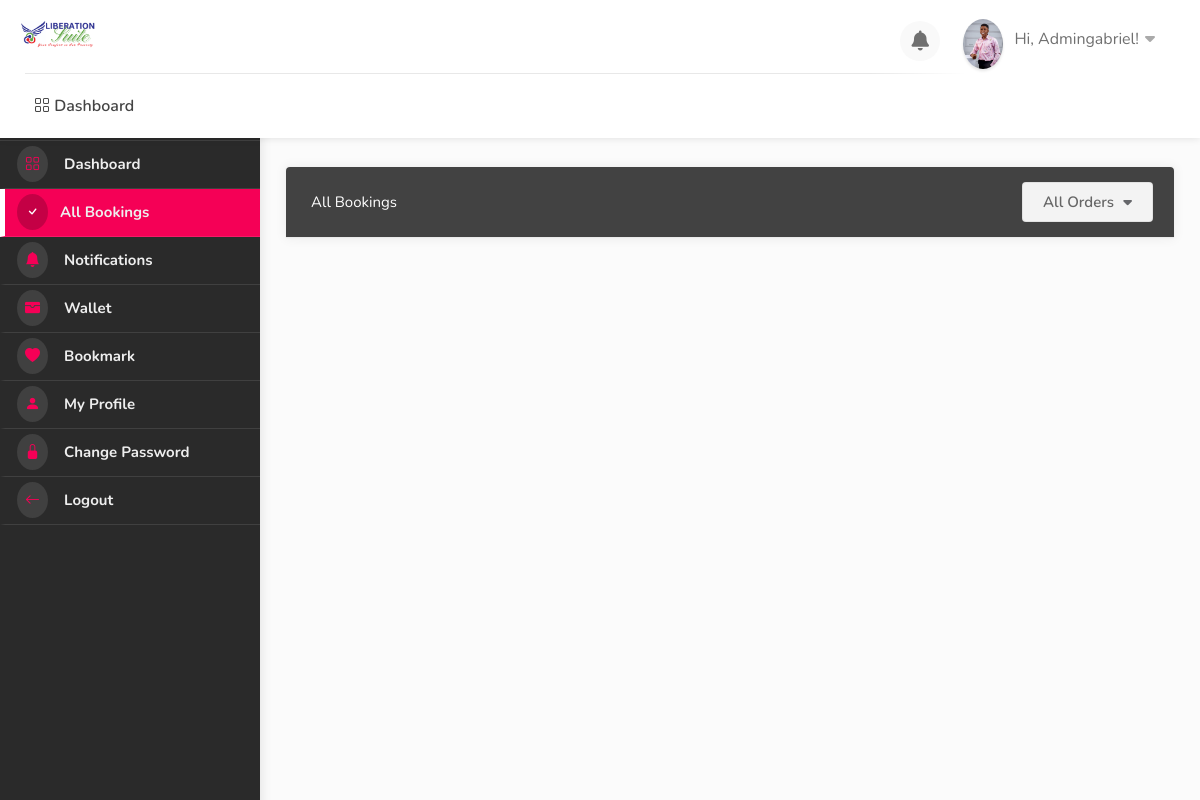
Screenshot of /dashboard/bookings/ (signed in) with the database file from the repository.
### userauths/models.py (models this page shows, shortened)
class User(AbstractUser):
    full_name = models.CharField(max_length=1000, null=True, blank=True)
    username = models.CharField(max_length=100, null=True, blank=True)
    email = models.EmailField(unique=True)
    phone = models.CharField(max_length=100, null=True, blank=True)
    gender = models.CharField(max_length=100, choices=GENDER, null=True, blank=True)
    otp = models.CharField(max_length=100, null=True, blank=True)
    USERNAME_FIELD = "email"
    REQUIRED_FIELDS = ['username']

class Profile(models.Model):
    pid = ShortUUIDField(length=7, max_length=25, alphabet="abcdefghijklmnopqrstuvxyz0123456789")
    image = models.ImageField(upload_to=user_directory_path, default="default.jpg", null=True, blank=True)
    user = models.OneToOneField(User, on_delete=models.CASCADE)
    full_name = models.CharField(max_length=1000, null=True, blank=True)
    phone = models.CharField(max_length=100, null=True, blank=True)
    gender = models.CharField(max_length=100, choices=GENDER, null=True, blank=True)
    country = models.CharField(max_length=100, null=True, blank=True)
    city = models.CharField(max_length=100, null=True, blank=True)
    state = models.CharField(max_length=100, null=True, blank=True)
    address = models.CharField(max_length=1000, null=True, blank=True)
    identity_type = models.CharField(choices=IDENTITY_TYPE, default="national_id_card", max_length=100, null=True, blank=True)
    identity_image = models.ImageField(upload_to=user_directory_path, default="id.jpg", null=True, blank=True)
    facebook = models.URLField(default="https://facebook.com/", null=True, blank=True)
    twitter = models.URLField(default="https://twitter.com/", null=True, blank=True)
    wallet = models.DecimalField(decimal_places=2, max_digits=12, default=0.00)
    verified = models.BooleanField(default=False)
    date = models.DateTimeField(auto_now_add=True, null=True, blank=True)
    class Meta:
        ordering = ["-date"]

### user_dashboard/views.py (the view)
# urls.py: path("bookings/", views.bookings, name="bookings"),
@login_required
def bookings(request):
    bookings = Booking.objects.filter(user=request.user, payment_status="paid")
    context = {
        "bookings":bookings,
    }
    return render(request, "user_dashboard/bookings.html", context)

### hotel/context_processor.py (called while the page is built)
def default(request):
    if 'selection_data_obj' in request.session:
        total_selected_items = len(request.session['selection_data_obj'])
    else:
        total_selected_items = 0
    try:
        noti = Notification.objects.filter(user=request.user, seen=False)
    except:
        noti = None
    return {
        "total_selected_items": total_selected_items,
        "noti": noti,
    }

### templates/user_dashboard/bookings.html (shortened to what this page needs)
{% extends 'partials/dashboard_base.html' %}
{% load static %}
{% block content %}
    <div id="dashboard">
        {% include 'partials/dashboard_sidebar.html' %}
        <div class="utf_dashboard_content">
            <div class="row">
                <div class="col-lg-12 col-md-12">
                  <div class="utf_dashboard_list_box margin-top-0">
                    <div class="sort-by my_sort_by">
                        <div class="utf_sort_by_select_item">
                          <select data-placeholder="All Listing" class="utf_chosen_select_single">
                            <option>All Orders</option>
                          </select>
                        </div>
                    </div>
                    <h4>All Bookings</h4>
                  </div>
                </div>
              </div>
        </div>
    </div>
{% endblock content %}

### templates/partials/dashboard_base.html (shortened to what this page needs)
{% load static %}
<!DOCTYPE html>
<html lang="zxx">
<head>
    <link rel="stylesheet" href="{% static 'css/stylesheet.css' %}">
    <link rel="stylesheet" href="{% static 'css/mmenu.css' %}">
    <link rel="stylesheet" href="{% static 'css/perfect-scrollbar.css' %}">
    <link rel="stylesheet" href="{% static 'css/style.css' %}" id="colors">
    <link rel="stylesheet" href="https://cdn.jsdelivr.net/npm/bootstrap-icons@1.10.5/font/bootstrap-icons.css">
    <link rel="stylesheet" href="https://cdnjs.cloudflare.com/ajax/libs/font-awesome/4.7.0/css/font-awesome.css" />
    <link rel="stylesheet" href="https://cdnjs.cloudflare.com/ajax/libs/font-awesome/6.0.0/css/all.min.css" />
    <link rel="stylesheet" href="https://cdn.jsdelivr.net/npm/@mdi/font@7.2.96/css/materialdesignicons.min.css">
    <link href='https://unpkg.com/boxicons@2.1.4/css/boxicons.min.css' rel='stylesheet'>
    <link rel="stylesheet" href="https://cdn.jsdelivr.net/npm/remixicon-ligatures@2.5.0/fonts/remixicon.min.css">
    <link href="https://cdn.jsdelivr.net/npm/remixicon@2.2.0/fonts/remixicon.css" rel="stylesheet">
</head>
<body>
    <div id="main_wrapper">
        <header id="header_part" class="fixed fullwidth_block dashboard">
            <div id="header" class="not-sticky">
                <div class="container">
                    <div class="utf_left_side">
                        <div id="logo"> <a href="{% url 'dashboard:dashboard' %}"><img src="{% static 'images/logo.png' %}" alt=""></a> </div>
                        <nav id="navigation" class="style_one">
                            <ul id="responsive">
                                <li><a href="{% url 'dashboard:dashboard' %}"> <i class="bi bi-grid"></i> Dashboard</a></li>
                            </ul>
                        </nav>
                        <div class="clearfix"></div>
                    </div>
                    <div class="utf_right_side d-flex">
                        <div class="header_widget">
                            <div class="dashboard_header_button_item {% if noti %} has-noti {% endif %} js-item-menu">
                                <i class="fas fa-bell"></i>
                            </div>
                            <div class="utf_user_menu">
                                <div class="utf_user_name"><span><img src="{{request.user.profile.image.url}}" alt="user-profile"></span>Hi, {{request.user.username|title}}!</div>
                            </div>
                        </div>
                    </div>
                </div>
            </div>
        </header>
        {% block content %}
        {% endblock content %}
    </div>
</body>
</html>

### static/css/mmenu.css (style rules this page uses)
:root { --mm-line-height: 20px; --mm-listitem-size: 44px; --mm-navbar-size: 44px; --mm-offset-top: 0; --mm-offset-right: 0; --mm-offset-bottom: 0; --mm-offset-left: 0; --mm-color-border: rgba(0, 0, 0, 0.1); --mm-color-button: rgba(0, 0, 0, 0.3); --mm-color-text: rgba(0, 0, 0, 0.75); --mm-color-text-dimmed: rgba(0, 0, 0, 0.3); --mm-color-background: #f3f3f3; --mm-color-background-highlight: rgba(0, 0, 0, 0.05); --mm-color-background-emphasis: rgba(255, 255, 255, 0.4); --mm-shadow: 0 0 10px rgba(0, 0, 0, 0.3) }

### static/css/style.css (style rules this page uses)
body { color: #707070; font-size: 15px; line-height: 28px; background-color: #fff; }
body, h1, h2, h3, h4, h5, h6, input[type="text"], input[type="password"], input[type="email"], textarea, select, input[type="button"], input[type="submit"], button, #tiptip_content, .map-box p, .map-box div, .numerical-rating .utf_counter_star_rating, body .nav_responsive i.menu-trigger:after { font-family: 'Nunito', sans-serif; text-transform: none; }
h1, h2, h3, h4, h5, h6 { color: #323232; }
* { margin: 0px; padding: 0px; box-sizing: border-box; }
ul, li { margin: 0px; list-style-type: none; }

### templates/partials/dashboard_base.html (style rules this page uses)
body { overflow-x: hidden; }
:root { --background-color: #fff ; --main-color: #840032; --second-color: #efefef; --spice-color: #F50056; --spice-background: #FFEBF2; --border-radius: 20px; --contrast-color: #fff; --span-color: #F56; }

### rows the page displays
User: user.profile.image (picture), user.username "Admingabriel"
